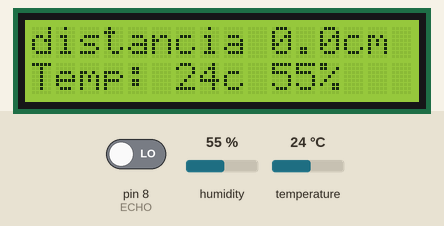
Recording of a sketch running on a simulated Arduino Uno, built with avr-gcc and run on an emulated ATmega328P. Parts: 16×2 character LCD. Inputs (shaded band) come from the test bench; at power-on: humidity 55 %, temperature 24 °C, pin 8 (ECHO) LOW. What the sketch prints to the serial monitor is not drawn.

Above: at 3.6 s.
3.7 s: humidity set to 22 %
At 7.0 s:
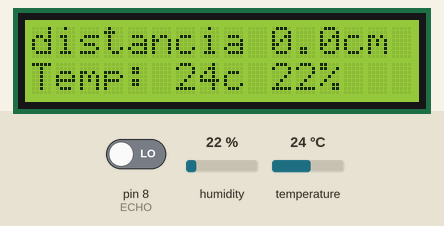
8.1 s: temperature set to 12 °C
At 11.0 s:
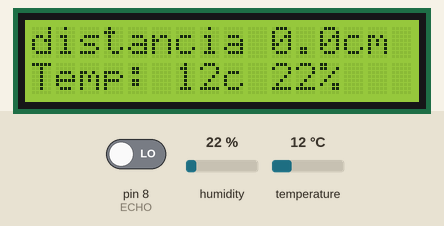
11.6 s: humidity set to 40 %
At 14.9 s:
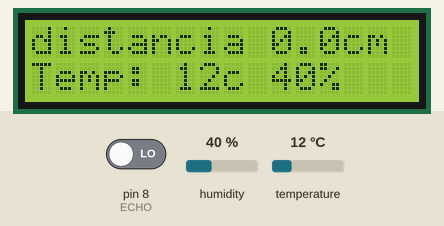
15.2 s: temperature set to 19 °C
At 17.7 s:
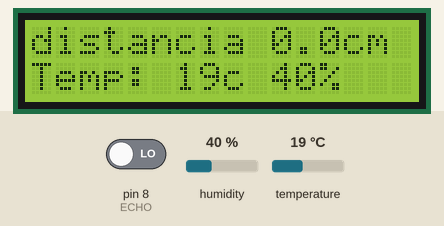
Timing chart, 0 to 19.2 s (numbered marks = the images above; inputs shaded):
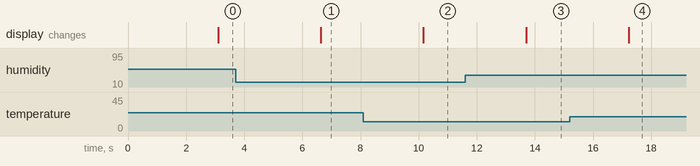

Measured:
- after the input at 3.7 s, the display: changes after 2.9 s (image 1)
- after the input at 8.1 s, the display: changes after 2.1 s (image 2)
- after the input at 11.6 s, the display: changes after 2.1 s (image 3)
- after the input at 15.2 s, the display: changes after 2.0 s (image 4)

The sketch:

Arduino_Python.ino
```cpp
  //Inicializamos el lcd
#include <LiquidCrystal.h>
LiquidCrystal lcd(12, 11, 5, 4, 3, 2);

// Incluimos librería
#include <DHT.h>
#include <DHT_U.h>


// Inicializamos el sensor DHT11
DHT dht(7, DHT11);

//Se declaran los pines para el sensor
int const TRIG = 9;
int const ECHO = 8;

//Variables de calculo
float distancia;
float tiempo;

void setup(){
  Serial.begin(9600);
  lcd.begin(16, 2);
  //Activación del pin como salida: para el pulso ultrasónico
  pinMode(TRIG, OUTPUT);
  //Activación del pin como entrada: tiempo del rebote del ultrasonido
  pinMode(ECHO, INPUT);
   // Comenzamos el sensor DHT
  dht.begin();
}

void loop(){
  digitalWrite(TRIG,LOW);
  delayMicroseconds(5);
  //Envío del pulso ultrasónico
  digitalWrite(TRIG, HIGH);
  delayMicroseconds(10);

  //Obtenemos el tiempo de rebote
  tiempo = pulseIn(ECHO, HIGH);

  //Calculamos la distancia
  distancia= tiempo / 2 / 29.1;

   delay(2000);

  // Leemos la humedad relativa
  float h = dht.readHumidity();
  // Leemos la temperatura en grados centígrados (por defecto)
  float t = dht.readTemperature();
  // Leemos la temperatura en grados Fahreheit
  float f = dht.readTemperature(true);

  // Comprobamos si ha habido algún error en la lectura
  if (isnan(h) || isnan(t) || isnan(f)) {
    Serial.println("Error obteniendo los datos del sensor DHT11");
    return;}

    // Calcular el índice de calor en Fahreheit
  float hif = dht.computeHeatIndex(f, h);
  // Calcular el índice de calor en grados centígrados
  float hic = dht.computeHeatIndex(t, h, false);

  lcd.clear();
  lcd.setCursor(0,0);
  lcd.println("distancia");
  lcd.setCursor(10,0);
  lcd.println(distancia);
  lcd.setCursor(13,0);
  lcd.println("cm");
  lcd.setCursor(0,1);
  lcd.println("Temp:");
  lcd.setCursor(6,1);
  lcd.println(t);
  lcd.setCursor(8,1);
  lcd.println("c");
  lcd.setCursor(10,1);
  lcd.println(h);
  lcd.setCursor(12,1);
  lcd.println("%");
  Serial.println("Distancia: "+String (distancia,2)+","+ "Temp: "+String (t)+","+"Hum: "+String (hic));


  delay(500);

  }
```
